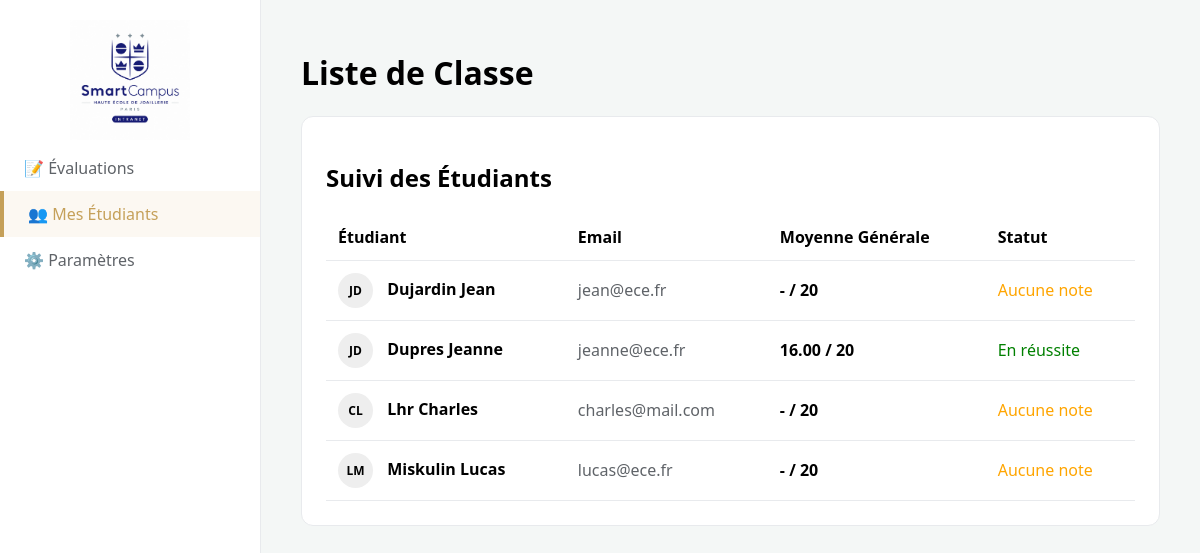
The app's page /mes_etudiants.php (signed in), older data.
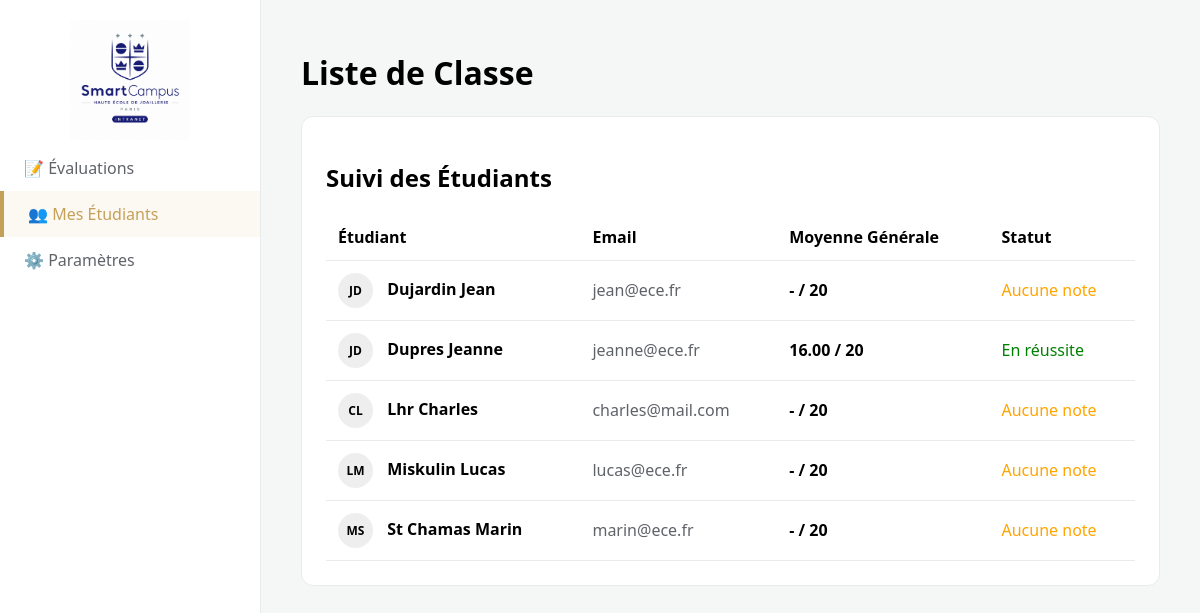
The same page, newer data.
### tables this page shows
CREATE TABLE utilisateurs (
        id INTEGER PRIMARY KEY AUTOINCREMENT,
        prenom TEXT NOT NULL,
        nom TEXT NOT NULL,
        email TEXT UNIQUE NOT NULL,
        role TEXT CHECK(role IN ('etudiant', 'professeur', 'administrateur')) NOT NULL,
        mot_de_passe_hash TEXT NOT NULL,
        statut_compte TEXT DEFAULT 'actif',
        groupe_id INTEGER,
        FOREIGN KEY(groupe_id) REFERENCES groupes(id) ON DELETE SET NULL
    );

### mes_etudiants.php (the view, shortened to what this page needs)
<?php
require_once 'db.php';
$liste_eleves = $db->query("
    SELECT u.id, u.nom, u.prenom, u.email, AVG(n.valeur_note) as moyenne_generale
    FROM utilisateurs u
    LEFT JOIN notes n ON u.id = n.etudiant_id
    WHERE u.role = 'etudiant'
    GROUP BY u.id
    ORDER BY u.nom ASC
")->fetchAll(PDO::FETCH_ASSOC);
?>
<!DOCTYPE html>
<html lang="fr">
<head>
</head>
<body>
    <aside class="sidebar">
        <div class="logo-container" style="text-align:center;"><img src="images/logo.jpg" style="max-width:120px;"></div>
        <nav>
            <a href="dashboard_professeur.php">📝 Évaluations</a>
            <a href="mes_etudiants.php" class="active">👥 Mes Étudiants</a>
            <a href="parametres.php">⚙️ Paramètres</a>
        </nav>
    </aside>
    <main class="main-content">
        <h1>Liste de Classe</h1>
        <div class="card">
            <h2>Suivi des Étudiants</h2>
            <table>
                <tr><th>Étudiant</th><th>Email</th><th>Moyenne Générale</th><th>Statut</th></tr>
                <?php foreach ($liste_eleves as $e): ?>
                <tr>
                    <td>
                        <div class="avatar-circle"><?= substr($e['prenom'],0,1).substr($e['nom'],0,1) ?></div>
                        <strong><?= htmlspecialchars($e['nom']." ".$e['prenom']) ?></strong>
                    </td>
                    <td style="color:var(--text-muted)"><?= htmlspecialchars($e['email']) ?></td>
                    <td><strong><?= $e['moyenne_generale'] ? number_format($e['moyenne_generale'], 2) : '-' ?> / 20</strong></td>
                    <td>
                        <?php if(!$e['moyenne_generale']): ?> <span style="color:orange">Aucune note</span>
                        <?php elseif($e['moyenne_generale'] < 10): ?> <span style="color:red">En difficulté</span>
                        <?php else: ?> <span style="color:green">En réussite</span> <?php endif; ?>
                    </td>
                </tr>
                <?php endforeach; ?>
            </table>
        </div>
    </main>
</body>
</html>

### mes_etudiants.php (style rules this page uses)
:root { --primary: #C5A059; --bg-body: #f4f7f6; --sidebar-bg: #ffffff; --text-muted: #5f6368; --border: #e8eaed; }
body { font-family: 'Segoe UI', sans-serif; background-color: var(--bg-body); margin: 0; display: flex; height: 100vh; overflow: hidden; }
.sidebar { width: 260px; background-color: var(--sidebar-bg); border-right: 1px solid var(--border); display: flex; flex-direction: column; padding: 20px 0; }
.sidebar nav a { display: flex; align-items: center; padding: 12px 24px; color: var(--text-muted); text-decoration: none; font-weight: 500; }
.sidebar nav a.active { background-color: #fcf8f2; color: var(--primary); border-left: 4px solid var(--primary); }
.main-content { flex-grow: 1; padding: 30px 40px; overflow-y: auto; }
.card { background: white; border-radius: 12px; padding: 24px; border: 1px solid var(--border); }
table { width: 100%; border-collapse: collapse; }
th, td { padding: 12px; text-align: left; border-bottom: 1px solid var(--border); }
.avatar-circle { width: 35px; height: 35px; background: #eee; border-radius: 50%; display: inline-flex; align-items: center; justify-content: center; margin-right: 10px; font-weight: bold; font-size: 12px; }

Row changes from the older to the newer data that the page shows:
added utilisateurs: prenom "M", nom "S", nom+prenom "St Chamas Marin", email "marin@ece.fr", shows "Aucune note"
